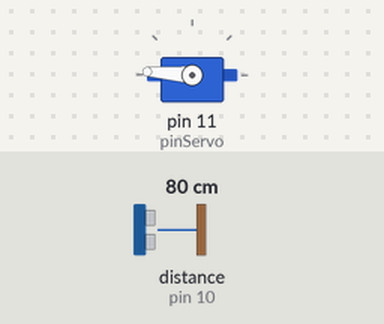
The sketch below on a simulated Arduino Uno, built with avr-gcc and run on an emulated ATmega328P. Parts: servo. Wiring (inferred from the names in the program): ultrasonic range finder: trigger pin 9; echo pin 10. The test bench sets the inputs (shaded band); at power-on: distance to the obstacle (sensor on pin 10) 80 cm. The echo pulse lasts 58.3 µs per cm; what the sketch prints to the serial monitor is not drawn.

Above: at 1.2 s.
1.3 s: distance to the obstacle (sensor on pin 10) set to 2 cm
At 1.65 s:
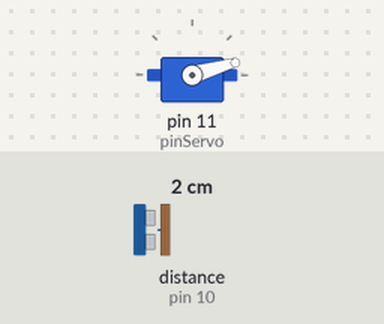
4.3 s: distance to the obstacle (sensor on pin 10) set to 4 cm
At 4.66 s:
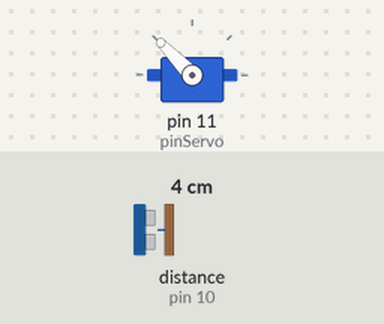
Timing chart, 0 to 13.3 s (numbered marks = the images above; inputs shaded):
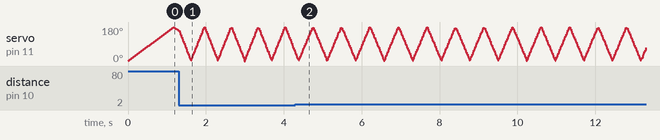

The sketch:

programacionArduinoFK.ino
```cpp
#include <Servo.h>

Servo miServo;
const int pinServo = 11;
const int trigPin = 9;
const int echoPin = 10;

void setup() {
  miServo.attach(pinServo);
  pinMode(trigPin, OUTPUT);
  pinMode(echoPin, INPUT);
  Serial.begin(115200);
}

void loop() {
  // 300ms = 0.3 segundos para el barrido completo
  moverServo(0, 180, 300);
  moverServo(180, 0, 300);
}

void moverServo(int inicio, int fin, int tiempoMs) {
  int pasos = abs(fin - inicio);
  int delayPorPaso = tiempoMs / pasos;
  int direccion = (fin > inicio) ? 1 : -1;
  int pos = inicio;

  for (int i = 0; i < pasos; i++) {
    pos += direccion;
    miServo.write(pos);

    // Disparo del sensor
    digitalWrite(trigPin, LOW); delayMicroseconds(2);
    digitalWrite(trigPin, HIGH); delayMicroseconds(10);
    digitalWrite(trigPin, LOW);

    long duracion = pulseIn(echoPin, HIGH, 10000);
    int dist = duracion * 0.034 / 2;

    // Envío de datos
    Serial.print(pos);
    Serial.print(",");
    Serial.println(dist);

    delay(delayPorPaso);
  }
}
```
